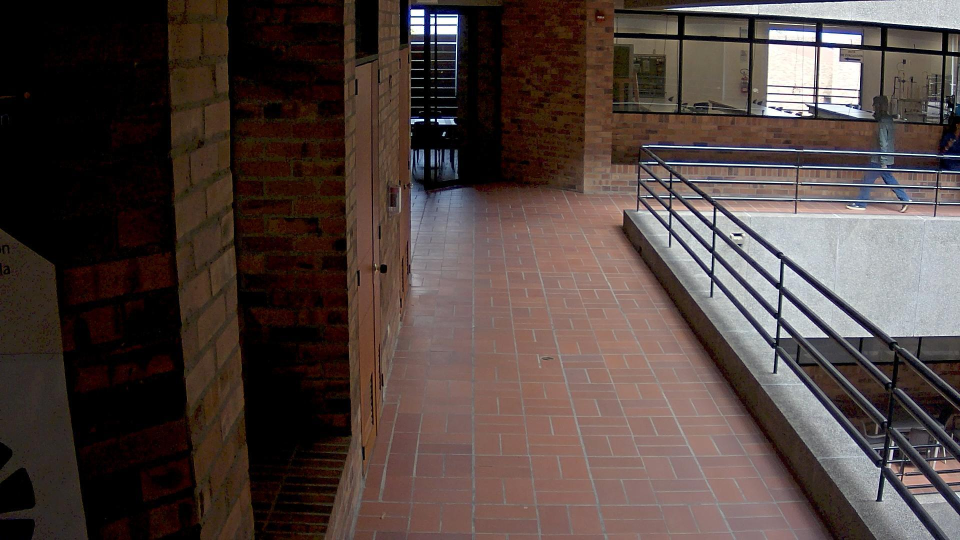
%> input picture DSVD_test_Sequences/001Pri_IndPW_FQ_C4/img/0003.jpg, 1920 x 1080 px (shown at 1/2 size); its folder holds only this picture in this run
$ octave video_bliinds_algo.m   (GNU Octave 9; MATLAB toolbox functions it lacks are replaced by stand-ins)
%> lines starting %> are read from the running program, lines starting %| are printed output that depends on the picture; in (x1, y1, x2, y2) boxes, pixels count from 0 and x2, y2 are one past the last pixel; in counts of white or black regions, pixels touching at a corner belong together; the program's own positions count from 1
### V-BLIINDS/compute_niqe_features.m

function niqe_features = compute_niqe_features(frames)

load('frames_modelparameters.mat')

blocksizerow    = 96;
blocksizecol    = 96;
blockrowoverlap = 0;
blockcoloverlap = 0;


for fr = 6 : size(frames,3)-5
    [mu qq] = computequality(frames(:,:,fr), blocksizerow,blocksizecol,blockrowoverlap,blockcoloverlap,mu_prisparam,cov_prisparam);
    niqe_feat(fr-5,1:36) = mu;
    niqe_feat(fr-5,37) = qq;
    clear mu qq
end

niqe_features = mean(niqe_feat);


### V-BLIINDS/video_bliinds_algo.m
close all
clear
clc
time_start = tic
%%% Compute Video BLIINDS Features

disp('executing V-BLIINDS');
% load('frames.mat');
ini_fr = 1;
end_fr = 20;

listvideo = {'001Pri_IndPW_FQ_C4'};

% [4 lines of commented-out code are left out]

for ll = 1:length(listvideo)
    filename = listvideo{ll};

    % video_path = ['C:/Users/DeepLearning_PUJ/Downloads/VideoBLIINDS_Code_MicheleSaad/VideoBLIINDS_Code_MicheleSaad/DSVD_test_Sequences/' filename];
    video_path = ['DSVD_test_Sequences/' filename]; % 'DSVD_test_Sequences/001Pri_IndPW_FQ_C4'; % Basketball
    input = ['../' video_path '/img'];
    ext = 'jpg';
    D = dir(fullfile(input, ['*.', ext]));
    file_list = { D.name };
    nfiles = length(file_list);
    frames = [];
    for ii = ini_fr:min([end_fr, nfiles])
        I_orig = imread([input, '/', file_list{ii}]);
%> I_orig is the input picture: size 1080x1920x3 uint8; mean R, G, B 79.8, 66, 62.2
        [m1,m2,m3]=size(I_orig);
%> m1 = 1080; m2 = 1920; m3 = 3
        Iaux = zeros(m1,m2,m3);
        for iindx = 1:m3
            I=double(I_orig(:,:,iindx));
            a=min(min(I));
            b=max(max(I));
            t=1;
            I2=zeros(m1,m2);
            for i=1:m1
                for j=1:m2
                    I2(i,j)=(t/(b-a))*(I(i,j)-a);
                end
            end
            I2=uint8(I2);
            Iaux(:,:,iindx) = I2;
        end
%> this loop made 3 passes
%> pass 1, `I=double(I_orig(:,:,iindx));`:
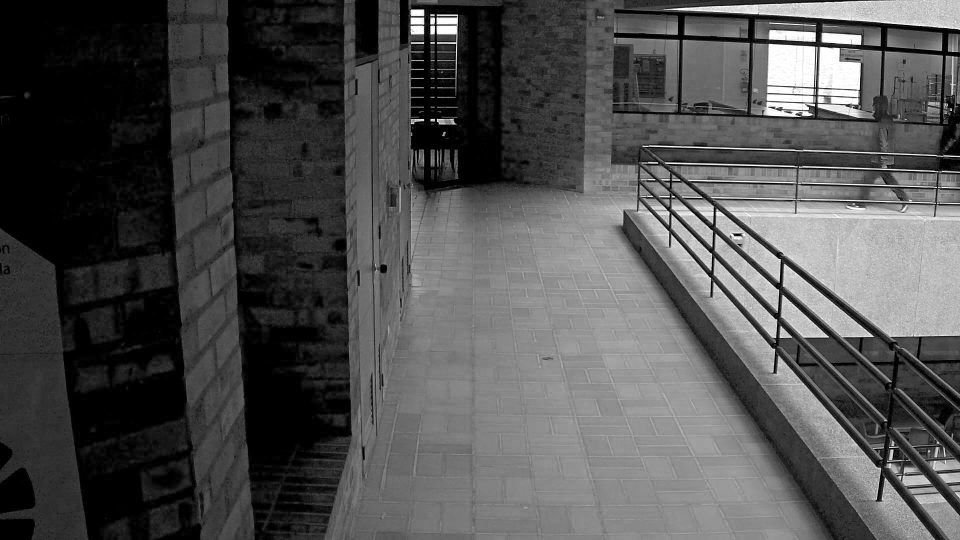
%> I: size 1080x1920 double (shown at 1/2 size); min 0, max 255, mean 79.8
%> pass 1, `I2=uint8(I2);`:
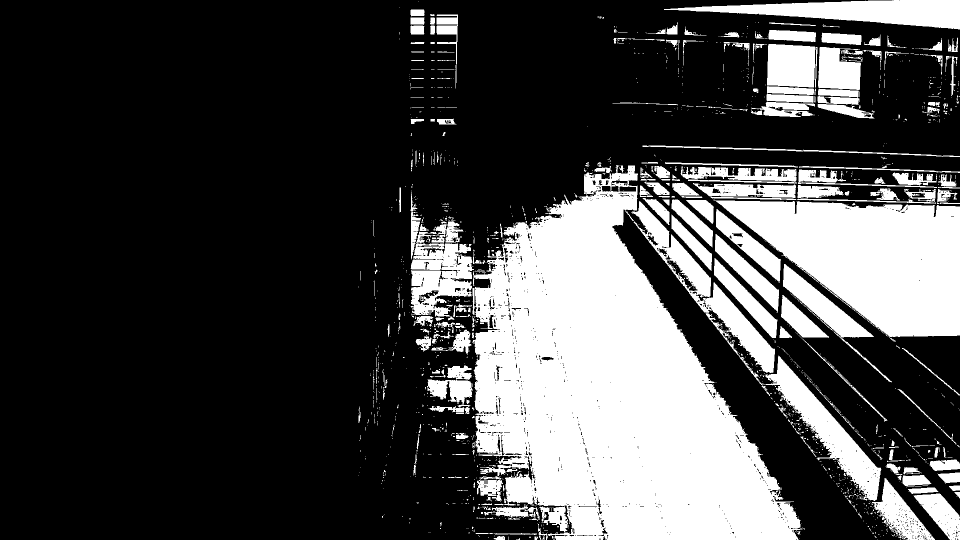
%> I2: size 1080x1920 uint8 (shown at 1/2 size); values 0 (black) and 1 (white), 27.2% white; 1546 white regions (1267 under 20 px), largest, box (x1, y1, x2, y2) and area: (945, 330, 1605, 1080) 283607, (1427, 399, 1920, 674) 82897, (1262, 402, 1763, 1002) 33062
%> pass 2, `I=double(I_orig(:,:,iindx));`:
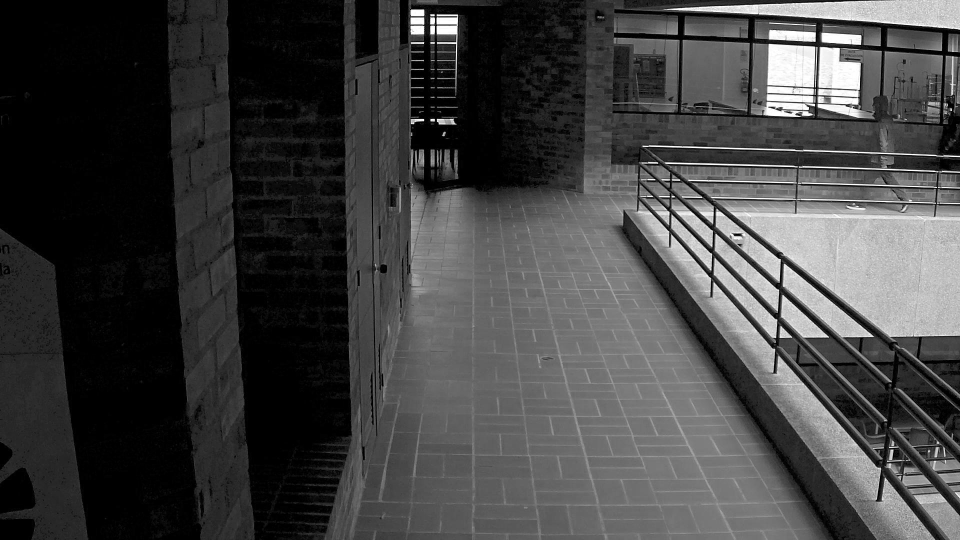
%> I: size 1080x1920 double (shown at 1/2 size); min 0, max 255, mean 66
%> pass 2, `I2=uint8(I2);`:
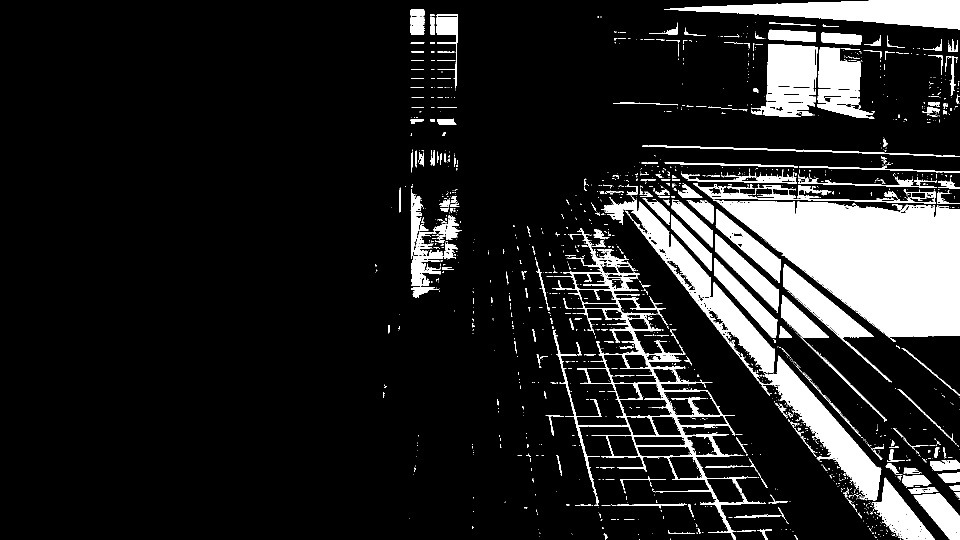
%> I2: size 1080x1920 uint8 (shown at 1/2 size); values 0 (black) and 1 (white), 13.2% white; 1706 white regions (1404 under 20 px), largest, box (x1, y1, x2, y2) and area: (1426, 399, 1920, 683) 81685, (1262, 403, 1763, 1002) 33945, (1104, 456, 1532, 1080) 21398
%> after the loop:
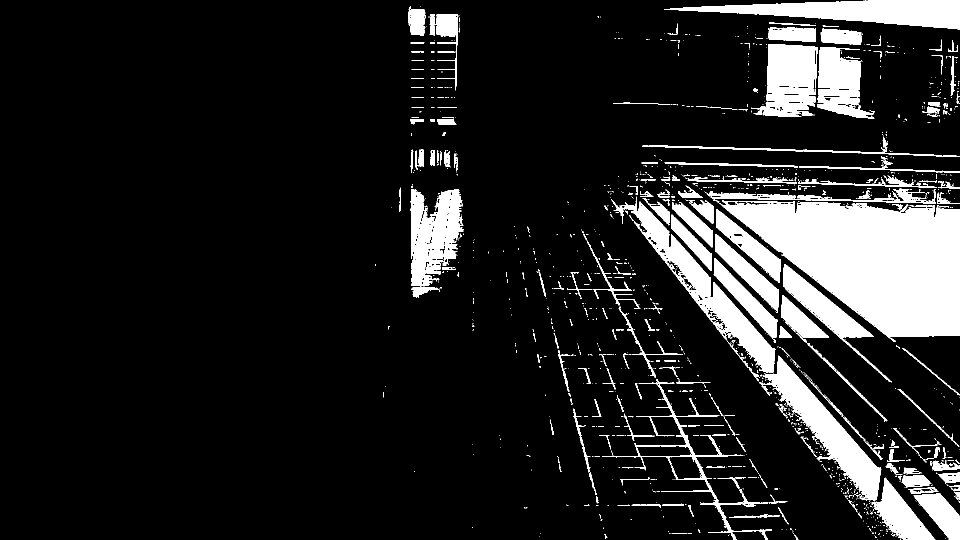
%> I2: size 1080x1920 uint8 (shown at 1/2 size); values 0 (black) and 1 (white), 12.8% white; 1499 white regions (1223 under 20 px), largest, box (x1, y1, x2, y2) and area: (1438, 401, 1920, 683) 81548, (1329, 0, 1920, 59) 18135, (1262, 403, 1551, 763) 17592
%> after the loop:
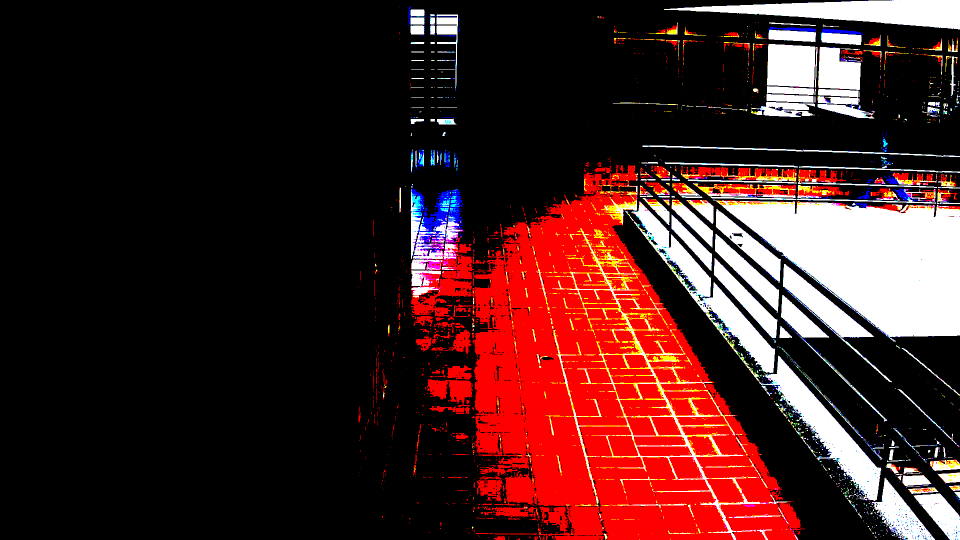
%> Iaux: size 1080x1920x3 double (shown at 1/2 size); mean R, G, B 0.272, 0.132, 0.128
        I = rgb2gray(Iaux);
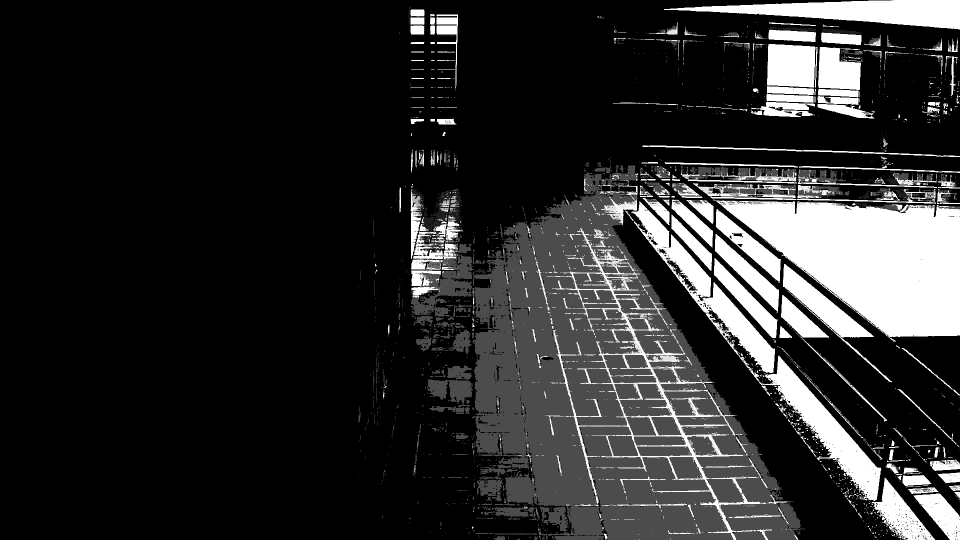
%> I: size 1080x1920 double (shown at 1/2 size); min 0, max 1, mean 0.173
        %I = rgb2gray(imread([input, '/', file_list{ii}]));
        % I = imresize(I,[256,256]);
        frames = cat(3,frames,I);
    end

    niqe_features = compute_niqe_features(frames);
%> the run ends on the next line
